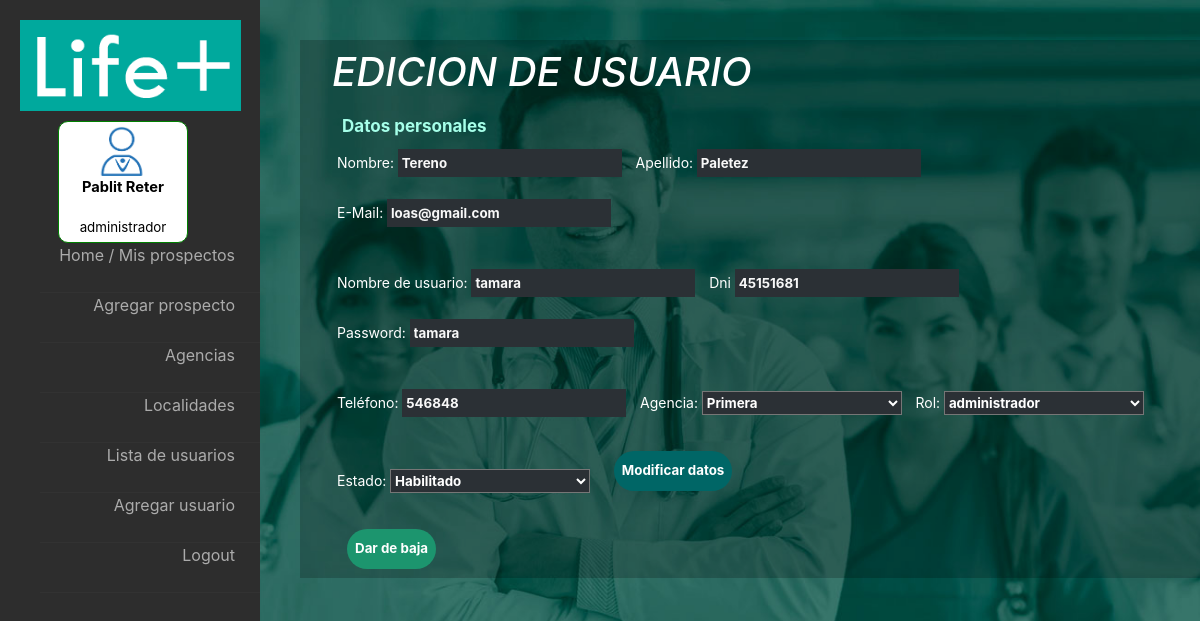
Screenshot of /controllers/editarusuario.php?id_usu=1 (signed in) with the database file from the repository.
### tables this page shows
CREATE TABLE `usuarios` (
  `id_usuario` int(5) NOT NULL,
  `id_rol` int(5) NOT NULL,
  `id_agencia` int(5) DEFAULT NULL,
  `id_legajo` int(5) NOT NULL,
  `password` varchar(50) NOT NULL,
  `estado` int(1) NOT NULL,
  `nombre_usuario` varchar(20) NOT NULL
);

CREATE TABLE `legajos` (
  `id_legajo` int(5) NOT NULL,
  `nombre` varchar(50) NOT NULL,
  `apellido` varchar(50) NOT NULL,
  `email` varchar(50) NOT NULL,
  `dni` int(8) NOT NULL,
  `telefono` int(10) NOT NULL
);

### fw/View.php (called while the page is built)
<?php
abstract class View {
	public function render() {
		include '../html/'.get_class($this).'.php';
	}
}

### fw/Database.php (called while the page is built, shortened)
<?php
class Database {
	private $res;
	private $cn = false;
	private static $instance = false;
	public static function getInstance() {
		if(! self::$instance) self::$instance = new Database;
		return self::$instance;
	}
	private function connectIfNotConnected() {
		if(!$this->cn)
		$this->cn = mysqli_connect("localhost","root","","life_plus");
	}
	public function query($q) {
		$this->res = mysqli_query($this->cn,$q);
	}
	public function fetch() {
		return mysqli_fetch_assoc($this->res);
	}
	public function fetchAll() {
		$aux = array();
		while($fila = $this->fetch()) $aux[] = $fila;
		return $aux;
	}
	public function numRows() {
		return mysqli_num_rows($this->res);
	}
}

### fw/Model.php (called while the page is built, shortened)
<?php
abstract class Model {
	public function __construct() {
		$this->db = Database::getInstance();
	}
}

### models/Usuarios.php (called while the page is built, shortened)
<?php
class Usuarios extends Model {
	public function existeUsuario($id_usuario) {
		$this->db->query("SELECT * FROM usuarios
						  WHERE id_usuario=".$id_usuario . " LIMIT 1;");
		return true;
	}
	public function getUsuario($id_usuario){
		if ($this->existeUsuario($id_usuario) == true) {
			$this->db->query("SELECT u.id_usuario as id_usuario, u.nombre_usuario as nombre_usuario, l.nombre as nombre, l.apellido as apellido, l.email as email, l.dni as dni, l.telefono as telefono, u.password as password, r.nombre as rol,r.id_rol as id_rol, a.nombre as agencia, e.nombre as estado, u.id_agencia as id_agencia
							FROM usuarios as u
							LEFT JOIN legajos as l ON u.id_legajo = l.id_legajo
							LEFT JOIN roles as r ON u.id_rol = r.id_rol
							LEFT JOIN agencias as a ON u.id_agencia = a.id_agencia
							LEFT JOIN estados as e ON u.estado = e.id_estado
							WHERE u.id_usuario=".$id_usuario);
			return $this->db->fetch();
		}
		else{
			die('no existe usuario');
		}
	}
}

### models/Agencias.php (called while the page is built, shortened)
<?php
class Agencias extends Model {
	public function getTodas() {
		$this->db->query("SELECT a.nombre as nombre,a.id_agencia id_agencia FROM agencias a
						  WHERE a.habilitada = 1;");
		return $this->db->fetchAll();
	}
}

### models/Roles.php (called while the page is built)
<?php
class Roles extends Model {
	public function getTodos() {
		$this->db->query("SELECT id_rol, nombre
						  FROM roles");
		return $this->db->fetchAll();
	}
}

### html/FormEdicionUsuario.php (the view, shortened to what this page needs)
<?php
	if($_SESSION['id_rol'] != 1)
		include("../html/LeftMenuBase.php");
	else
		include("../html/LeftMenuAdmin.php");
 ?>
		<?php $u=$this->usuario ?>
		<?php $a=$this->agencias ?>
		<?php $r=$this->roles ?>
		<div id="contenedor" >
			<h1> EDICION DE USUARIO </h1>
			<div id="sub_titulo">Datos personales</div>
			<form method="post" action="">
				<div class="div_in"><label for="n">Nombre:</label>
					<input id="n" type="text" name="nombre" disable value="<?=$u['nombre']?>"></input>
				</div>
				<div class="div_in"><label for="a">Apellido:</label>
					<input  id="a"type="text" name="apellido" disable value="<?=$u['apellido']?>"></input>
				</div>
				<div class="div_in"><label for="e">E-Mail:</label>
					<input id="e"type="text" name="email" disable  value="<?=$u['email']?>"></input>
				</div>
				<br/><br/>
				<div class="div_in"><label for="nu">Nombre de usuario:</label>
					<input  id="nu"type="text" disable name="nombre_usuario" value="<?=$u['nombre_usuario']?>"></input>
				</div>
				<div class="div_in"><label for="dni">Dni</label>
					<input  id="dni"type="text" disable name="dni" value="<?=$u['dni']?>"></input>
				</div>
				<div class="div_in"><label for="nu">Password:</label>
					<input  id="p"type="text" name="password" disable value="<?=$u['password']?>"></input>
				</div>
				<br/><br/>
				<div class="div_in"><label for="n">Teléfono:</label>
					<input id="t"type="text" disable name="telefono" value="<?=$u['telefono']?>"></input>
				</div>
				<div class="div_in">
				<label for="agencia">Agencia: </label>
				<select id="agencia" name="id_agencia"  style="width: 200px;" onchange="cambia()">
					<?php foreach ($a as $key) { ?>
		 				<option value="<?=$key['id_agencia']?>"><?=$key['nombre']?></option>
		 			<?php } ?>
		 		</select>
		 		</div>
		 		<div class="div_in">
		 		<label for="rol">Rol: </label>
				<select id="rol" name="id_rol" style="width: 200px;" onchange="cambia()">
					<?php foreach ($r as $key) { ?>
		 				<option value="<?=$key['id_rol']?>"><?=$key['nombre']?></option>
		 			<?php } ?>
		 		</select>
		 		</div>
		 		<div class="div_in">
		 		<label for="estado">Estado: </label>
				<select id="estado" name="id_estado" style="width: 200px;" onchange="cambia()">
		 				<option value="1">Habilitado</option>
		 		</select>
		 		</div>
				<div class="div_in"><input type="submit" name="modif" id="modif"  class="boton" value="Modificar datos"></div>
			</form>
			<form onsubmit="return confirm('¿Seguro que desea dar de baja a este usuario?');" action="bajausuario.php" method="post">
				<div class="div_in"><input style="cursor:pointer" type="submit" class="boton" value="Dar de baja" /></div>
			</form>
		</div>
	</div>
</body>
</html>

### css/stylehome.css (style rules this page uses)
h1 { font-style: normal; font-style: oblique; color:white; }
div.div_in label { font-size: 14px; }
body { object-position: : center; font-family: arial; background: url("fondo.jpg") no-repeat center; background-attachment: fixed; background-size: cover; height: 100vh; }
#contenedor { background: rgba(0, 0, 0, .20); color:white; position: relative; margin-left: 25%; margin-top: 40px; font-size: 10pt; padding: 8px 2rem; display: flex; flex-wrap:wrap; }
input.boton { height: 100%; box-sizing: border-box; margin: 10px; background: #1c956e;; color: white; border-radius: 20px; font-weight: bold; display: inline; float: right; }
input { height: 70%; background: #2b3035; color: #f8f8f8; font-weight: bold; border-color: transparent; margin-left: 7px; }
select { width: 100px; background-color: #2b3035; color: white; font-weight: bold; height: 60%; }
#sub_titulo { width: 100%; height: 30px; font-weight: bold; box-sizing: border-box; padding: 5px; margin: 5px; font-size: 17px; color:#a6ffe9; }
div.div_in { margin: 5px; box-sizing: border-box; display: inline-block; height: 40px; }

### rows the page displays
usuarios: nombre "Tereno", apellido "Paletez", email "loas@gmail.com", nombre_usuario "tamara", dni "45151681", password "tamara", telefono "546848"

### other values shown
$_SESSION['nombre_legajo'] "Pablit"
$_SESSION['apellido_legajo'] "Reter"
$_SESSION['nombre_rol'] "administrador"
form field id_agencia "Primera"
form field id_rol "administrador"
